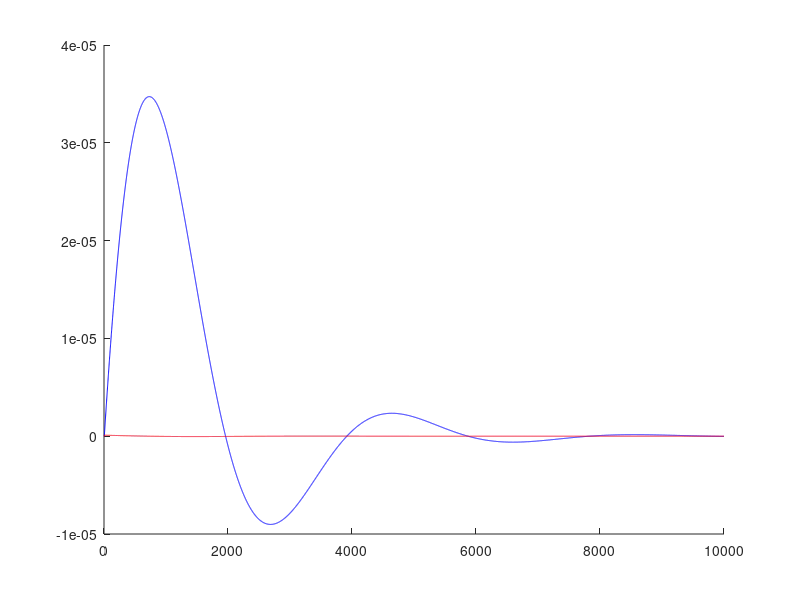

Write MATLAB code to recreate this figure.
% *** модель PLL для m50 ***
% *** пропорциональный усилитель ***

% 1.  ПИД  - без и с шумом
% alfa = 1.53e-3
% betta =  3.053e-6
% gamma = -7.634e-5  (с минусом !!!,  хотя по теории надо плюс)

%rng('default')

clear all;

T = 10000; %длительность моделирования
dp_ref_noise = 25.0e-9; %[сек]  - амплитуда случайных колебаний фазы опрного сигнала
tt = 100.0e-3;  %[сек] - максимальная случайная задержка выдачи управляющего напряжения на VCO  

%параметры  компонентов
kf = 2.0e-7;  % [1/В]коэффициент преобразования напряжения в отклонение частоты VCO
kv = 5.0e+6;   % [В/сек] коэффициент преобразования отклонения фазы в управляющее напряжение
              % выбран так, чтобы отклонение фазы за секунду
              % компенсировалось полностью
              % для компенсации отклонения в 1е-9 сек - надо изменить частоту на 1е-9
              % тогда k= kv*kf = 1; kv = 1/kf = 1/2.0e-7 = 5e+6 
k = kv * kf;    % =1 - коэффициент передачи разность фаз [сек] - управл. напряжение [В] - отклонение частоты относительное []  

%праметры управления
a = 1.5;        % [] коэффициент усиления пропорционального усилителя


time = 1:T;    % массив отсчетов времени
dphase = 1:T;  % массив отчетов разности фаз
dfreq = 1:T;  % массив отчетов разности частот

%alpha = 7.53e-3;         % коэффициэнт усилителя.
beta = 3.053e-6;         % коэффициэнт усилителя.
gamma = -7.634e-5;

%начальные значения
df_ref = 0;   % [Гц] отклонение частоты опорного сигнала от идеального сигнала 1Гц
dp_ref = 0;   % [сек] отклонение фазы опорного сигнала от идеального сигнала 1Гц
df_vco = 0;   % [Гц] отклонение частоты генератора от идеального сигнала 1Гц
dp_vco = 0;   % [сек] отклонение фазы генератора от идеального сигнала 1Гц
x = dp_ref - dp_vco;

sigma_ref = 68e-9;       % измерянное осцилографом

R = 1;
G = 0;
B = 0;



alpha = 1.53e-3
%alpha = 3.2e-3;
%alpha = 2.0e-3
t = 0;
z = 0;
x = [ 0 0 0 ];
y = [ 0 0 ];
  
%моделирование
for t = 1:1:T   % время  [sec]
    %начало секунды
  
    y(2) = (alpha + beta + gamma)*x(3) - (alpha + 2*gamma)*x(2) + gamma*x(3) + y(1);
    y(1) = y(2);
      
    df_vco = k * y(2);     % установлено новое отклонение частоты
    dp_ref = dp_ref + df_ref;% + normrnd(0, sigma_ref);  % набег фазы опорного сигнала за 1 сек из-за отклонения частоты
    dp_vco = dp_vco + df_vco;% * (1 - unifrnd(0, tt));  % набег фазы генератора за 1 сек из-за отклонения частоты 
    
    % в конце секунды 
    z =  dp_ref - dp_vco;       % фазовый детектор запоминает разность фаз в сек для следующей секунды вычислений

    x = [x(2:end) z];        % Конкаттенация вектора. В начало добавляем вновь вычисленный элемент.
    dphase(t) = z;

    
    dfreq(t)=df_ref - df_vco;
    
   
    if t >= 5
        df_ref = 1.0e-7; % скачок частоты на 10-й секунде
    else
    end 
end

%вывод результатов
figure(1);
hold on;
plot(time, dphase, 'Color', [0,0,1]);  % ошибка по фазе - красная 

R = R - 0.1;
B = B + 0.1; 

%hold on;
plot(time, dfreq, 'Color', [R G B] );  % ошибка по частоте - синяя



% 
% %вывод результатов
% figure(2);
% hold off;
% %plot(time, dphase, 'r');  % ошибка по фазе - красная 
% %hold on;
% plot(time, dfreq,'b');  % ошибка по частоте - синяя
% 
% %min(dfreq)

dphase(10000)

max(dphase(4000:end))

min(dphase(4000:end))
